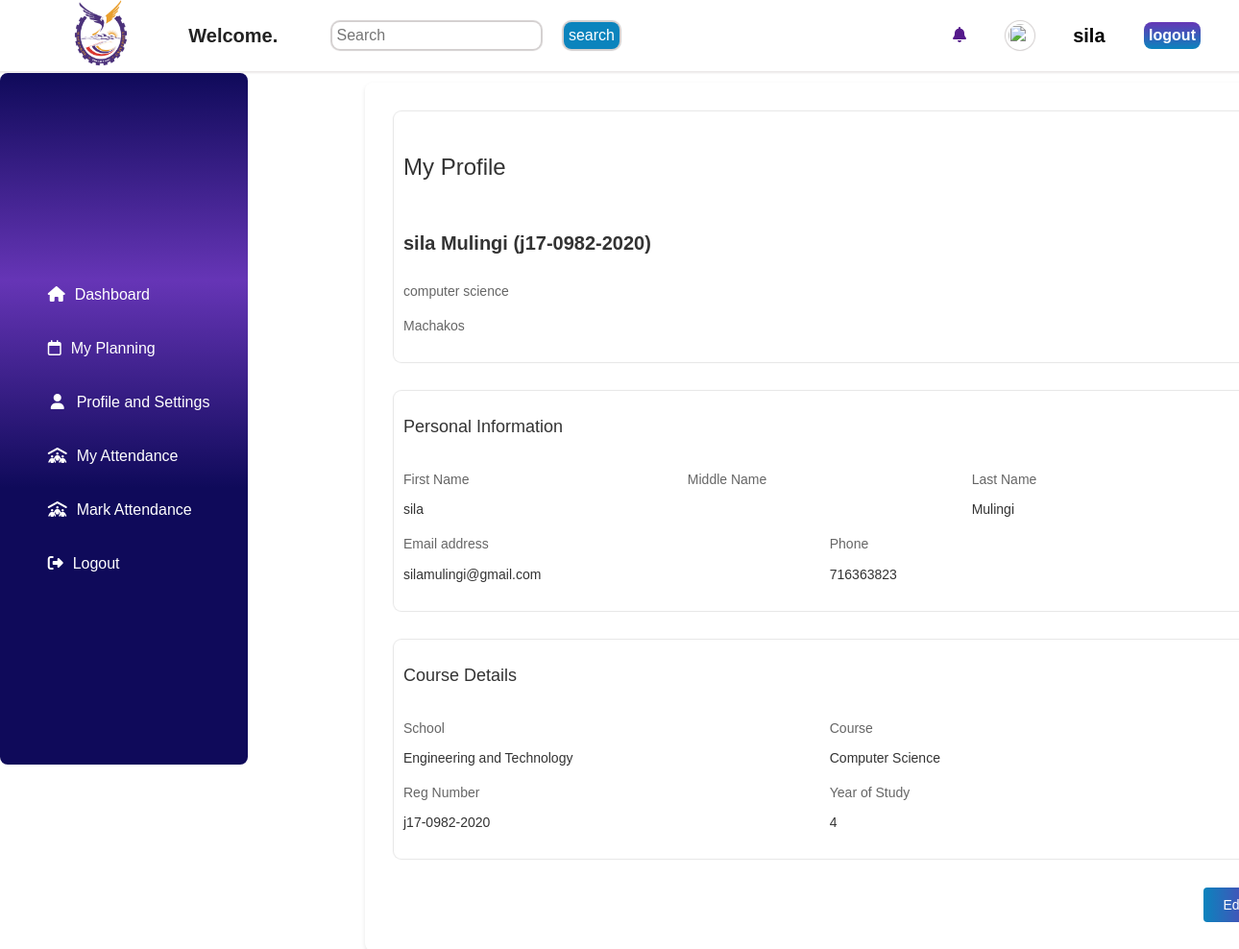
Screenshot of /profile/j17-0982-2020/ (signed in) with the database file from the repository.
### coreApp/models.py (models this page shows)
class StudentProfile(models.Model):
    first_name = models.CharField(max_length=256)  # null=False is default for CharField
    last_name = models.CharField(max_length=256)
    username = models.CharField(max_length=256, unique=True)
    course = models.CharField(max_length=200)
    phone = models.BigIntegerField(unique=True)
    email = models.EmailField(unique=False)
    password = models.CharField(max_length=256)
    middle_name = models.CharField(
        max_length=256,
        blank=True,  # Allows empty string in forms
        null=True,    # Allows NULL in database
        default=''    # Default value when not provided
    )
    ranking = models.CharField(max_length=256, blank=True, default='')
    image = models.ImageField(upload_to='student_photos', blank=True, null=True)
    def __str__(self):
        return f"{self.first_name} {self.middle_name} {self.last_name} ({self.username})"

### coreApp/views.py (the view)
# urls.py: path('profile/<str:username>/', views.Profile, name='profile'),
@login_required
def Profile(request, username):
    student = get_object_or_404(StudentProfile, username=username)
    context = {}
    context['student'] = student
    return render(request, 'profile.html', context)

### templates/profile.html
{% extends 'base.html' %}
{% load static %}
{% block content %}
    <div class="profile-container">
        <div class="profile-header">
            <h1>My Profile</h1>
                <div class="profile-info">
                    <div class="profile-name">
                        <h2>{{student}}</h2>
                        <p>{{student.course}}</p>
                        <p>Machakos</p>
                    </div>
                </div>
        </div>
        <div class="personal-info">
            <h2 class="section-title">Personal Information</h2>
            <div class="info-group">
                <div class="info-row">
                    <div class="info-label">First Name</div>
                    <div class="info-label">Middle Name</div>
                    <div class="info-label right">Last Name</div>
                </div>
                <div class="info-row">
                    <div class="info-value">{{student.first_name}}</div>
                    <div class="info-value">{{student.middle_name}}</div>
                    <div class="info-value">{{student.last_name}}</div>
                </div>
            </div>
            <div class="info-group">
                <div class="info-row">
                    <div class="info-label">Email address</div>
                    <div class="info-label">Phone</div>
                </div>
                <div class="info-row">
                    <div class="info-value">{{student.email}}</div>
                    <div class="info-value">{{student.phone}}</div>
                </div>
            </div>
        </div>
        <div class="address-section">
            <h2 class="section-title">Course Details</h2>
            <div class="info-group">
                <div class="info-row">
                    <div class="info-label">School</div>
                    <div class="info-label right">Course</div>
                </div>
                <div class="info-row">
                    <div class="info-value">Engineering and Technology</div>
                    <div class="info-value">Computer Science</div>
                </div>
            </div>
            <div class="info-group">
                <div class="info-row">
                    <div class="info-label">Reg Number</div>
                    <div class="info-label right">Year of Study</div>
                </div>
                <div class="info-row">
                    <div class="info-value">{{student.username}}</div>
                    <div class="info-value">4</div>
                </div>
            </div>
        </div>
        <a href="{% url 'profileUpdate' user.username %}" style="text-decoration: none;"><button class="edit-button">Edit</button></a>
    </div>
{% endblock content %}

### templates/base.html (shortened to what this page needs)
{% load static %}
<!DOCTYPE html>
<html lang="en">
<head>
    <link rel="stylesheet" href="{% static 'css/home.css' %}">
    <link rel="stylesheet" href="{% static 'css/profile.css' %}">
    <link rel="stylesheet" href="{% static 'css/dashboard.css' %}">
    <link rel="stylesheet" href="https://cdnjs.cloudflare.com/ajax/libs/font-awesome/6.4.0/css/all.min.css">
    <link href="https://cdn.jsdelivr.net/npm/fullcalendar@5.11.3/main.min.css" rel="stylesheet">
</head>
<body>
    <section id="body-section">
        <section id="section-heading">
            <div class="heading-container">
                <div class="left">
                    <a href="{% url 'home' %}" class="logo"><img src="{% static '/images/logo.png' %}" alt=""></a>
                    <h2>Welcome.</h2>
                    <form action="" method="post">
                        <input type="search" name="" id="" placeholder="Search">
                        <input type="submit" value="search">
                    </form>
                </div>
                {% if user.is_authenticated %}
                    <div class="right">
                        <a href="" ><i class="fa-solid fa-bell"></i></a>
                        <img src="{{ user.image.url }}" alt="">
                        <h3>{{ user.username }}</h3>
                        <a href="{% url 'logout' %}" class="logout">logout</a>
                    </div>
                {% else %}
                <div class="right no-login">
                    <a href="{% url 'home' %}">Home</a>
                    <a href="{% url 'login' %}">Login</a>
                    <a href="{% url 'register' %}">Register</a>
                </div>
                {% endif %}
            </div>
        </section>
        <section class="section-2">
            <section class="side-nav">
                <div>
                    <ul>
                        <li><a href="{% url 'dashboard' %}"><i class="fas fa-home"></i></i>Dashboard</a></li>
                        <li><a href="{% url 'planning' %}"><i class="fa-regular fa-calendar"></i>My Planning</a></li>
                        <li><a href="{% url 'profile' user.username %}"><i class="fa fa-fw fa-user"></i>Profile and Settings</a></li>
                        <li><a href="{% url 'myAttendance' user.username %}"><i class="fa-solid fa-people-roof"></i>My Attendance</a></li>
                        <li><a href="{% url 'markAttendance' %}"><i class="fa-solid fa-people-roof"></i>Mark Attendance</a></li>
                        {% if user.is_authenticated %}
                            <li><a href="{% url 'logout' %}"><i class="fa-solid fa-right-from-bracket"></i>Logout</a></li>
                        {% endif %}
                    </ul>
                </div>
            </section>
            <section class="features">
                {% block content %}
                {% endblock %}
            </section>
        </section>
    </section>
</body>
</html>

### static/css/home.css (style rules this page uses)
html { line-height: 1.15; -webkit-text-size-adjust: 100%; }
body { margin: 0; }
h1 { font-size: 2em; margin: 0.67em 0; }
a { background-color: transparent; }
img { border-style: none; }
button, input, optgroup, select, textarea { font-family: inherit; font-size: 100%; line-height: 1.15; margin: 0; }
button, input { overflow: visible; }
button, select { text-transform: none; }
button, [type="button"], [type="reset"], [type="submit"] { -webkit-appearance: button; }
[type="search"] { -webkit-appearance: textfield; outline-offset: -2px; }
* { margin: 0; padding: 0; box-sizing: border-box; font-family: "Spartan", sans-serif; }
html { scroll-behavior: smooth; }
h1 { font-size: 50px; line-height: 64px; color: #222; }
h2 { font-size: 46px; line-height: 54px; color: #222; }
p { font-size: 16px; color: #465b52; margin: 15px 0 20px 0; }
#body-section { height: auto; }
#section-heading { position: relative; }
#section-heading .heading-container { display: flex; justify-items: space-evenly; align-items: center; background-color: white; position: fixed; top: 0; left: 0; right: 0; z-index: 999; box-shadow: 0 0 2px 2px rgb(235, 232, 232); }
#section-heading .heading-container .left { display: flex; justify-content: space-between; align-items: center; width: 50%; }
#section-heading .heading-container .left .logo { margin-left: 70px; }
#section-heading .heading-container .left .logo img { width: 70px; height: 70px; }
#section-heading .heading-container .left input { border: none; border-radius: 8px; padding: 5px; box-shadow: 0 0 1px 2px rgb(211, 207, 207); transition: 0.5s; }
#section-heading .heading-container .left input[type="search"] { margin-right: 20px; }
#section-heading .heading-container .left input[type="submit"] { background-color: rgb(11, 132, 189); color: white; cursor: pointer; }
#section-heading .heading-container .right { display: flex; justify-content: space-between; align-items: center; width: 20%; position: absolute; right: 40px; }
#section-heading .heading-container .right a { text-decoration: none; font-size: 16px; font-weight: 600; }
#section-heading .heading-container .right a.logout { color: #fff; background-image: linear-gradient(to top, rgb(11, 132, 189), rgb(102, 53, 182)); border-radius: 8px; padding: 5px; text-align: center; transition: 1s; }
#section-heading .heading-container .right h3 { text-decoration: none; font-size: 16px; font-weight: 600; color: black; }
#section-heading .heading-container .right img { width: 50px; height: 50px; box-shadow: 0 0 1px 1px rgb(211, 207, 207); border-radius: 50%; padding: 3px; }
.section-2 { display: flex; align-items: center; justify-content: center; width: 100%; position: relative; }
.section-2 .side-nav { background-image: linear-gradient(to top, rgb(15, 10, 90) 40%, rgb(102, 53, 182), rgb(15, 10, 90)); width: 20%; height: 90vh; position: fixed; top: 76px; left: 0; z-index: 999; border-radius: 8px; display: flex; justify-content: center; align-items: center; }
.side-nav li { padding: 20px 0 0; margin-left: 0px; position: relative; list-style: none; }
.side-nav li a { text-decoration: none; font-size: 15; font-weight: 400; color: #fff; font-weight: 400; text-align: center; transform: scale(1.15); }
.side-nav li a i { margin: 10px; }
.section-2 .features { display: flex; justify-content: center; align-items: center; width: 75%; position: absolute; top: 76px; left: 350px; margin-top: 10px; margin-bottom: 10px; margin-left: 30px; }

### rows the page displays
StudentProfile: first_name+middle_name+last_name "sila Mulingi (j17-0982-2020)", course "computer science", first_name "sila", last_name "Mulingi", email "silamulingi@gmail.com", phone "716363823", username "j17-0982-2020"

### other values shown
{{ user.username }} "sila"
